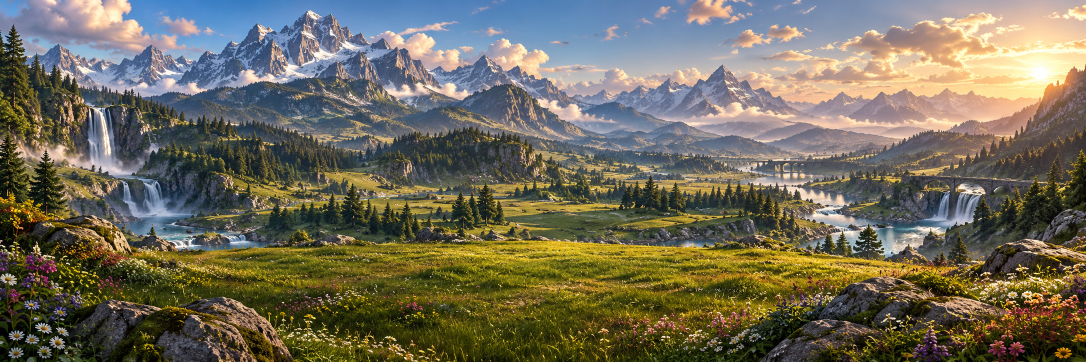
#> input picture assets/source/3d-panoramas/highlands.png, 2172 x 724 px (shown at 1/2 size); its folder holds 4 pictures in this run
$ python make_3d_panoramas.py
#> lines starting #> are read from the running program, lines starting #| are printed output that depends on the picture
"""Compress locally generated horizon paintings for the WebGL stage.

Development-only: source images live in assets/source/3d-panoramas. The
browser loads the resulting WebP files directly; no Python/Node at runtime.
"""

from pathlib import Path
from PIL import Image

ROOT = Path(__file__).resolve().parents[1]
SOURCE = ROOT / "assets/source/3d-panoramas"
TARGET = ROOT / "assets/3d-panoramas"
REALMS = ("highlands", "volcano", "glacier", "citadels", "desert")


def main():
    TARGET.mkdir(parents=True, exist_ok=True)
    for realm in REALMS:
        with Image.open(SOURCE / f"{realm}.png") as original:
#> original is the input picture: PIL image 2172x724 RGB; mean R, G, B 112.7, 107.9, 90.1
            image = original.convert("RGB")
            if image.width > 1800:
                image = image.resize((1800, round(image.height * 1800 / image.width)), Image.Resampling.LANCZOS)
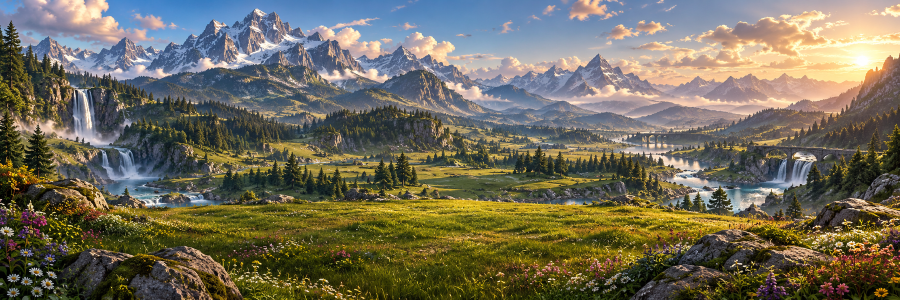
#> image: PIL image 1800x600 RGB (shown at 1/2 size); mean R, G, B 112.7, 107.9, 90.1
            output = TARGET / f"{realm}.webp"
            image.save(output, format="WEBP", quality=84, method=6)
            print(f"{realm}: {image.width}x{image.height}, {output.stat().st_size} bytes")
#| highlands: 1800x600, 344774 bytes


if __name__ == "__main__":
#> (the run stopped early here; a loop or call above may not have finished)
